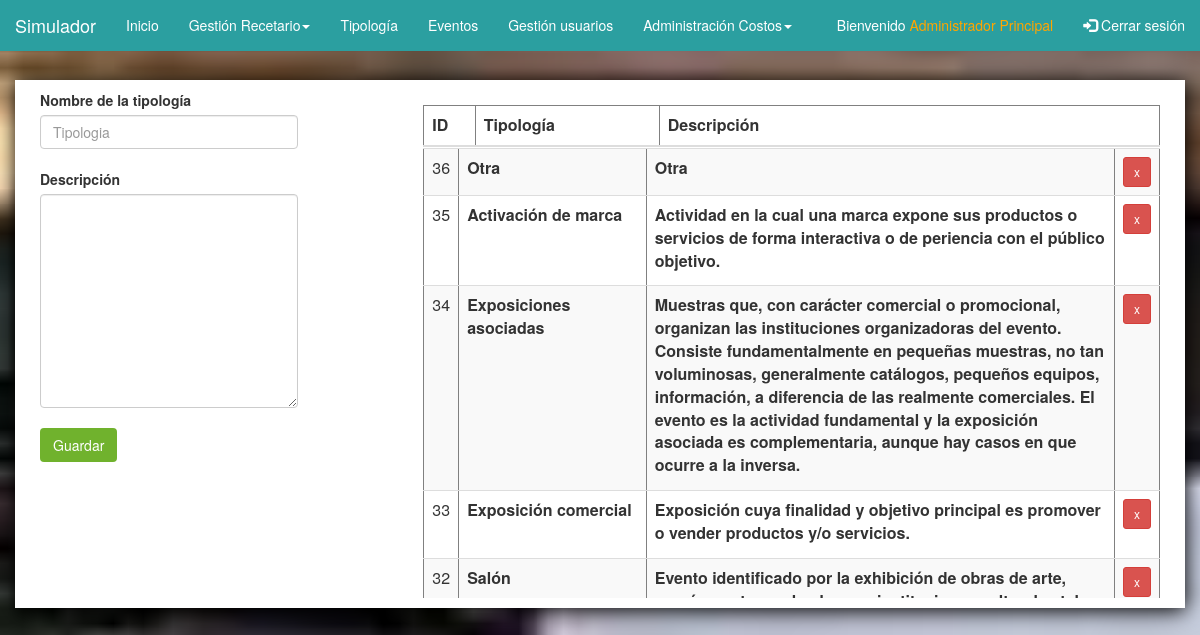
Screenshot of /tipologia/tipologia.php (signed in) with the database file from the repository.
### tables this page shows
CREATE TABLE `tipologia` (
  `idtipologia` int(11) NOT NULL,
  `tipologia` varchar(45) NOT NULL,
  `descripcion` varchar(1323) NOT NULL,
  `requerimientos` varchar(500) NOT NULL
);

### conexion/conexion1.php (called while the page is built, shortened)
<?php
class conexion {
    var $servername = "localhost";
    var $username = "root";
    var $password = "123456";
    var $database="id6475911_simulador";
    var $conn;
    function conexion() {
        $this->conn = new mysqli($this->servername, $this->username, $this->password, $this->database);
    }
    function consulta($query){
        $this->conn->set_charset('utf8');
        return $this->conn->query($query);
    }
}
?>

### tipologia/tipologia.php (the view, shortened to what this page needs)
<?php
require_once '../conexion/conexion1.php';
$con=new conexion();
$con->conexion();
?>
<html>
    <head>
        <link rel="stylesheet" href="https://maxcdn.bootstrapcdn.com/bootstrap/3.3.7/css/bootstrap.min.css">
    </head>
    <body>
        <?php
        require_once '../menu/menuTipologia.php';
        ?>
        <div class="relleno-espacio"></div>
        <div class="container">
            <div class="borde">
                <div class="row">
                    <div class="border col-sm-3">
                        <form id="form1" action="<?php echo htmlspecialchars("guardar_registro_tipologia.php"); ?>"  class="form-group"  method="post" target="_self">
                            <label for="nombretipo">Nombre de la tipología</label><br>
                            <input class="form-control" id="nombretipo" placeholder="Tipologia" name="tipologia"><br>
                            <label for="descripcion">Descripción</label><br>
                            <textarea class="form-control" id="descripcion" name="descripcion" class="10" rows="10" placeholder="No mayor a 1323 caracteres">
                            </textarea><br>
                            <button type="submit" class="btn secundario">Guardar</button>
                        </form>
                    </div>
                    <div class="col-sm-1"></div>
                    <div class="border col-sm-8">
                        <table border="1" class="table table-striped form-group" style="margin-top: 15px;margin-bottom: 1px;">
                            <thead>
                                <tr>
                                    <th style="width:7%">ID</th>
                                    <th style="width:25%">Tipología</th>
                                    <th>Descripción</th>
                                </tr>
                            </thead>
                        </table>
                        <div id="fi2">
                            <table border="1" class="table table-striped form-group">
                                <tbody >
                                    <?php
                                    $r = $con->consulta("Select * from tipologia order by 1 desc");
                                    while ($row = $r->fetch_row()) {
                                        echo '<tr>'
                                        . '<td>' . $row[0] . '</td>'
                                        . '<td><label for="' . $row[0] . 'a" id="' . $row[0] . 'aa" onclick="verinput(' . $row[0] . ',\'a\')">' . $row[1] . '</label><input class="form-control actualizar" onblur="actualizar(' . $row[0] . ',\'a\',\'tipologia\')"  id="' . $row[0] . 'a" value="' . $row[1] . '"/></td>'
                                        . '<td><label for="' . $row[0] . 'b" id="' . $row[0] . 'bb" onclick="verinput(' . $row[0] . ',\'b\')">' . $row[2] . '</label><textarea class="form-control actualizar"  onblur="actualizar(' . $row[0] . ',\'b\',\'descripcion\')"  id="' . $row[0] . 'b" >' . $row[2] . '</textarea></td>'
                                        . '<td><button type="button" title="Eliminar registro" onclick="eliminar(' . $row[0] . ')" class="btn btn-danger btn-sm">x</button></td>'
                                        . '</tr>';
                                    }
                                    ?>
                                </tbody>
                            </table>
                        </div>
                    </div>
                </div>
            </div>
        </div>
    </body>
</html>

### tipologia/tipologia.php (style rules this page uses)
body { background-image: url(../imagenes/restaurante.jpg); background-attachment: fixed; background-size: cover; }
.secundario { background-color: #70b22d; color: white; }
.relleno-espacio { width: 100%; height: 80px; }
textarea { width: 100%; }
#fi2 { height: 450px; overflow-y: scroll; }
.container { background-color: white; box-shadow: 1px 3px 20px black; }
.borde { padding: 10px; }

### rows the page displays
tipologia: idtipologia "36", tipologia "Otra", descripcion "Otra"
tipologia: idtipologia "35", tipologia "Activación de marca", descripcion "Actividad en la cual una marca expone sus productos o servicios de forma interactiva o de periencia con el público objetivo."
tipologia: idtipologia "34", tipologia "Exposiciones asociadas", descripcion "Muestras que, con carácter comercial o promocional, organizan las instituciones organizadoras del evento. Consiste fundamentalmente en pequeñas muestras, no tan voluminosas, generalmente catálogos, pequeños equipos, información, a diferencia de las realmente comerciales. El evento es la actividad fundamental y la exposición asociada es complementaria, aunque hay casos en que ocurre a la inversa."
tipologia: idtipologia "33", tipologia "Exposición comercial", descripcion "Exposición cuya finalidad y objetivo principal es promover o vender productos y/o servicios."
tipologia: idtipologia "32", tipologia "Salón", descripcion "Evento identificado por la exhibición de obras de arte,…"

### other values shown
$_SESSION['usuario'] "Administrador Principal"
